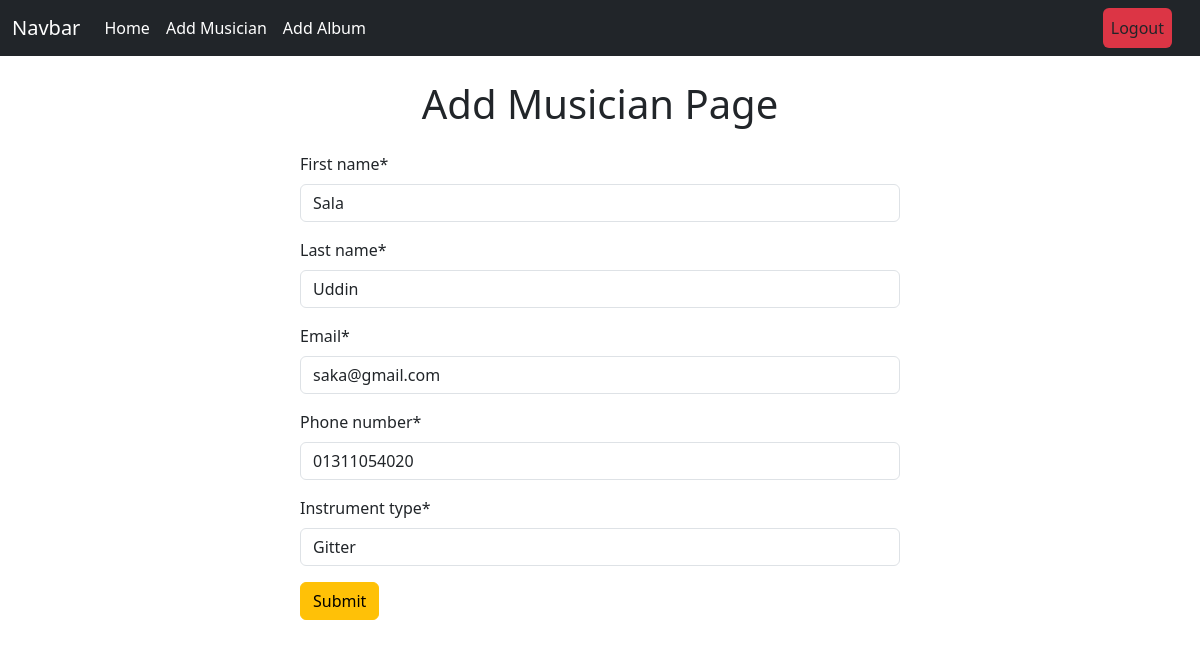
The app's page /musician/edit_musician/6 (signed in) with its own data.
### musician/models.py (models this page shows, shortened)
class Musician(models.Model):
    first_name = models.CharField(max_length=50)
    last_name = models.CharField(max_length=50)
    email=models.EmailField()
    phone_number=models.CharField(max_length=15)
    instrument_type=models.CharField(max_length=50)

### musician/views.py (the view)
# urls.py: path('edit_musician/<int:id>', views.EditMusicianView.as_view(), name='edit_musician'),
@method_decorator(login_required, name='dispatch')
class EditMusicianView(UpdateView):
    model = Musician
    form_class = forms.MusicianForm
    template_name = 'add_musician.html'
    pk_url_kwarg = 'id'
    success_url = reverse_lazy('home')

### musician/forms.py
class MusicianForm(forms.ModelForm):
    class Meta:
        model=Musician
        fields='__all__'

### musician/templates/add_musician.html (shortened to what this page needs)
{% extends "base.html" %}
{% load crispy_forms_tags %}
{% block content %}
<form action="" class="w-50 m-auto" method="post">
    <h1 class="text-center my-4">Add Musician Page </h1>
    {{form | crispy}}
    <input class="btn btn-warning" type="submit" value="Submit">
</form>
{% endblock content %}

### records on screen
Musician: first_name "Sala", last_name "Uddin", email "saka@gmail.com", phone_number "01311054020", instrument_type "Gitter"
